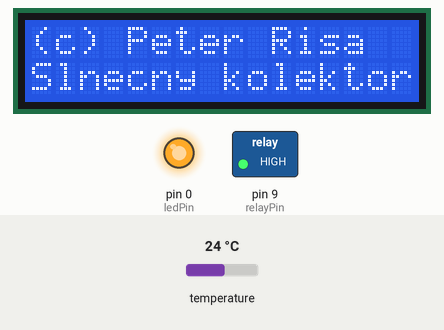
The program below on a simulated Arduino Uno, built with avr-gcc and run on an emulated ATmega328P. Parts: 16×2 character LCD, switched loads named in the program (green lamp = pin HIGH), output pins drawn as LEDs (lit = HIGH). Inputs (shaded band) come from the test bench; at power-on: temperature 24 °C.

Above: at 0.1 s.
At 3.2 s:
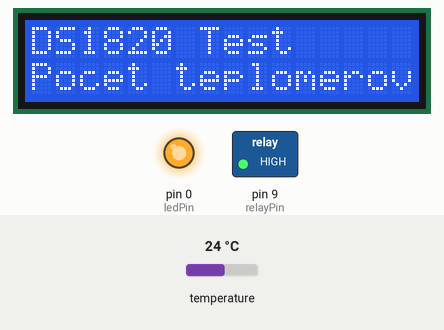
At 5.4 s:
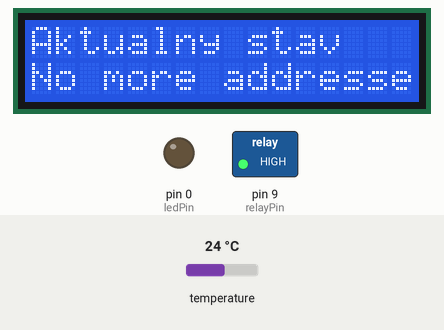
Timing chart, 0 to 6.9 s (numbered marks = the images above):
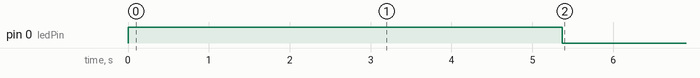

Measured:
- by itself, pin 0 (ledPin): HIGH → LOW at 5.4 s
- what the display in image 1 shows lasts 2.0 s, from 3.1 s to 5.1 s

The program:

main.cpp
```cpp
/*
* Arduino
*
* (c) Peter Riša 2019
*
* riadenie ohrevu vody cez slnečný kolektor
*/
#include <Arduino.h>
#include <Wire.h>

// knižnice pre komunikáciu s teplomermi Dallas DS1820
#include <OneWire.h>
#include <DallasTemperature.h>
// knižnica pre zobrazovanie na LCD
#include <LiquidCrystal.h>

// konštanty pre riadenie čerpadla
#define CERPADLO_CHOD 1
#define CERPADLO_STOP 0

// konštanty pre nadefinovanie displeja LCD display 1602A
#define LCD_WIDTH 16
#define LCD_HEIGHT 2

// konštanty pre zapnutie ohrevu
#define TEPLOTA_MAX 45.0
#define TEPLOTA_VIAC 5.0
#define TEPLOTA_MENEJ 3.0

// koľko môže byť DS18S20 teplomerov pripojených
#define MAX_DS1820_SENSORS 5
// pole teplôt
// teplota[0] = T1 - teplota kolektora
// teplota[1] = T2 - teplota v bojleri
// teplota[2] = T3 - teplota okolia
float teplota[MAX_DS1820_SENSORS];

// definovanie vstupov a výstupov arduina
// signalizacna LED
int ledPin = 0; // LED je na pine D0
// rele spustajuce motor
int relayPin = 9; // relé je na pine D9
int num_temp = 0; //pocet teplomerov pripojenych
// vytvoření instance oneWireDS z knihovny OneWire
// teplomery
OneWire  oneWireDS(1);  // teplomery sú na pine D1
// vytvoření instance senzoryDS z knihovny DallasTemperature
DallasTemperature senzoryDS(&oneWireDS);

byte addr[MAX_DS1820_SENSORS][8];
char buf[20];

// definovanie rozhrania displeja (rs, enable, d4, d5, d6, d7)
// D2, D3, D4, D5, D6, D7
LiquidCrystal lcd(2, 3, 4, 5, 6, 7);

// na začiatok čerpadlo stojí
int cerpadlo = CERPADLO_STOP;

// priprav všetko pred spustením regulácie
void setup() {

    // najprv predpokladame, že čerpadlo nejde
    cerpadlo = CERPADLO_STOP;

    // iniciacia led
    pinMode(ledPin, OUTPUT);  //Set pin for output
    digitalWrite(ledPin, HIGH);  // HIGH is off, LOW is on

    // iniciacia rele modulu
    pinMode(relayPin, OUTPUT);  //Set pin for output
    digitalWrite(relayPin, HIGH);  // HIGH is off, LOW is on

    // začni komunikovať s displejom
    lcd.begin(LCD_WIDTH, LCD_HEIGHT);

    //napis uvodny text
    lcd.setCursor(0,0); // riadok hore
    lcd.print("(c) Peter Risa");
    lcd.setCursor(0,1); // riadok dole
    lcd.print("Slnecny kolektor");
    delay(3000); // 3 seconds delay

    // začni komunikovať s teplomermi
    senzoryDS.begin();

    //zisti počet teplomerov
    lcd.clear(); // Clears the LCD screen
    lcd.setCursor(0,0); // riadok hore
    lcd.print("DS1820 Test");

    byte i;
    for(i=0;i < MAX_DS1820_SENSORS;i++) {
        if (!oneWireDS.search(addr[i])) {
            lcd.setCursor(0,1); // riadok dole
            lcd.print("No more addresses.");
            oneWireDS.reset_search();
            delay(250);
            break;
        }
        num_temp ++; // počet teplomerov zvýš o 1
        sprintf(buf, "Pocet teplomerov: %d",num_temp);
        lcd.setCursor(0,1); // riadok dole
        lcd.print(buf);
        delay(2000);
    }
    lcd.setCursor(0,0); // riadok hore
    lcd.print("Aktualny stav");
}

// riadenie ohrevu
void loop() {

    // zapne LED
    digitalWrite(ledPin, LOW);  // HIGH is off, LOW is on
    // načíta všetky teplomery
    byte sensor;
    senzoryDS.requestTemperatures();
    // uloží teploty do poľa teplota
    for (sensor=0;sensor < num_temp;sensor++) {
        teplota[sensor]=senzoryDS.getTempCByIndex(sensor);
    }

    //  čerpadlo má bežať ak teploty sú aspoň 2
    if(num_temp<2)
        return;

    // ak teplota T1 (teplota kolektora) je o TEPLOTA_VIAC väčšia
    // ako T2 (teplota v bojleri), potom spusti čerpadlo
    if(teplota[0] > (teplota[1] + TEPLOTA_VIAC))
        cerpadlo=CERPADLO_CHOD;

    // ak teplota T1 (teplota kolektora) bez TEPLOTA_MENEJ je menšia
    // ako T2 (teplota v bojleri), potom vypni čerpadlo
    if((teplota[0] - TEPLOTA_MENEJ) < teplota[1] )
        cerpadlo=CERPADLO_STOP;

    // ak teplota T2 (teplota v bojleri) je viac ako TEPLOTA_MAX,
    // zastav čerpadlo, aby sme neprehriali bojler
    if(teplota[1] > TEPLOTA_MAX)
        cerpadlo=CERPADLO_STOP;

    //teraz skutočne vypni alebo zapni čerpadlo
    if(cerpadlo == CERPADLO_CHOD) {
        // zapni čerpadlo
        digitalWrite(relayPin, LOW);
    } else {
        // vypni čerpadlo
        digitalWrite(relayPin, HIGH);
    }

    //zobraz teplotu na displej uloz ich do pola teplot
    for (sensor=0;sensor < num_temp;sensor++) {
        lcd.setCursor(0,1);
        sprintf(buf, "C: %d, T%d: ",cerpadlo, sensor+1);
        lcd.print(buf);
        lcd.print(teplota[sensor]);
        delay(1000);
    }

    // vypne LED
    digitalWrite(ledPin, HIGH);  // HIGH is off, LOW is on
    delay(1000);

}
```
